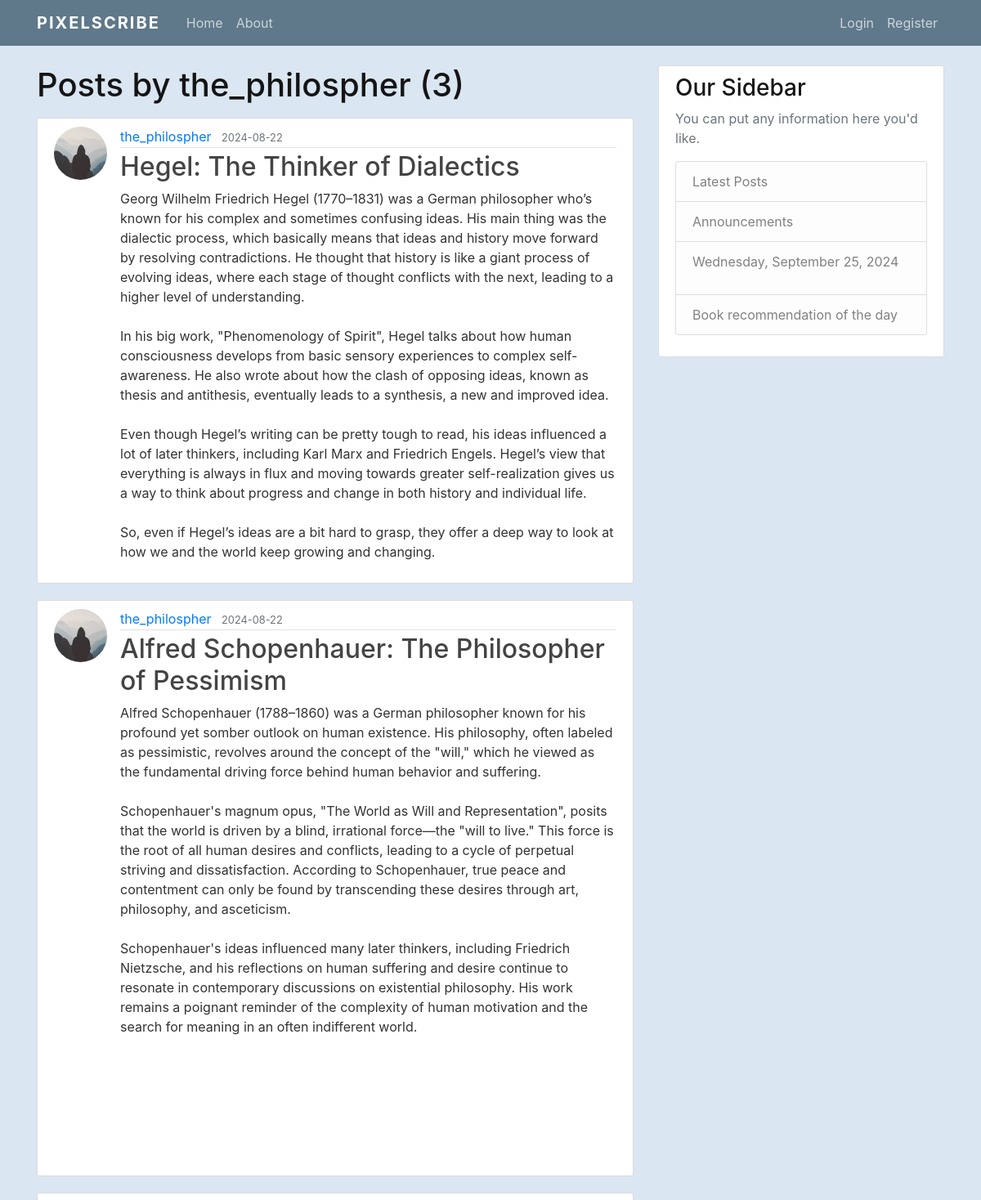
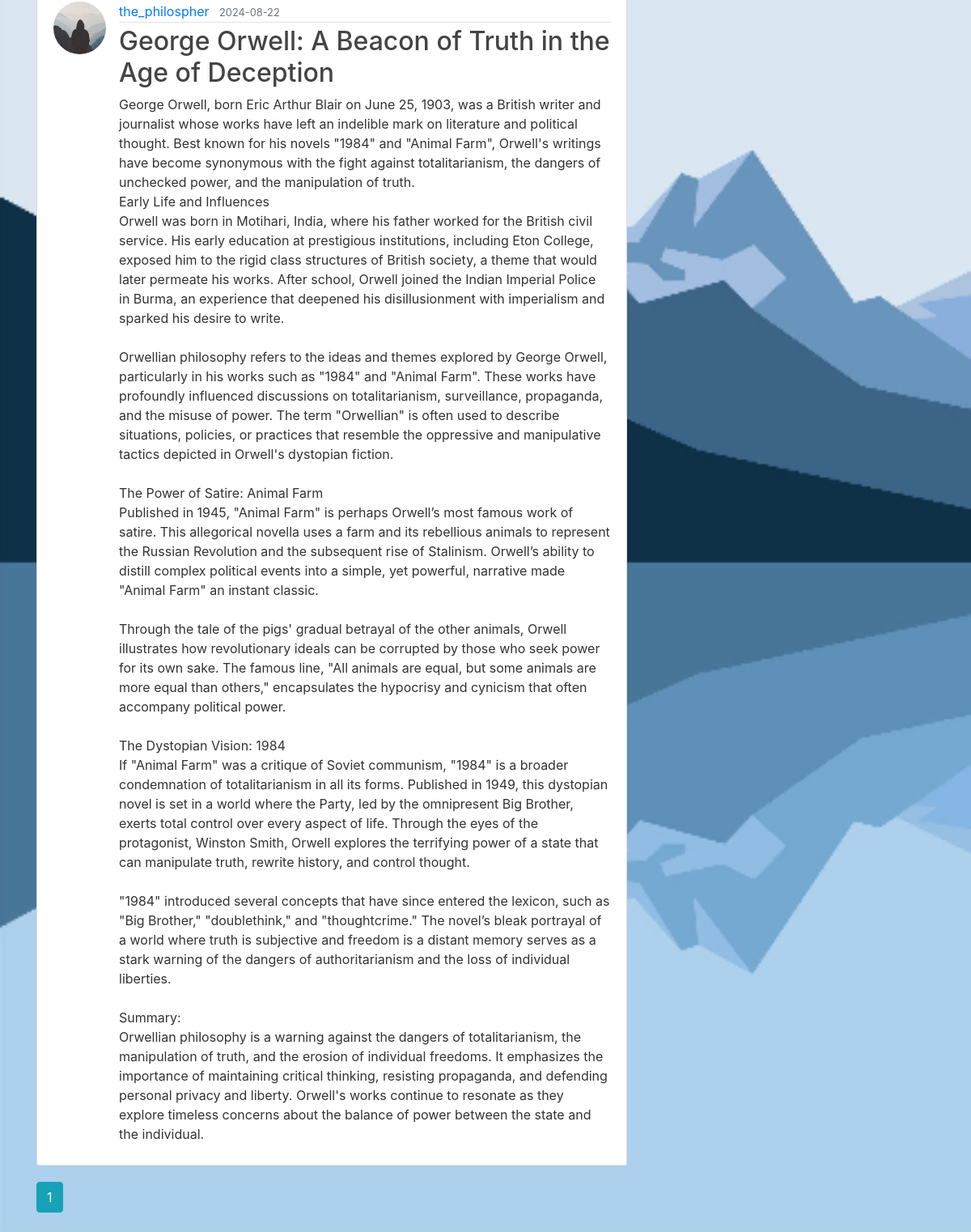
Screenshot of /user/the_philospher with the database file from the repository (2 pictures, top to bottom).
### flaskblog/models.py (models this page shows, shortened)
class User(db.Model, UserMixin):
    id = db.Column(db.Integer, primary_key=True)
    username = db.Column(db.String(20), unique=True, nullable=False)
    email = db.Column(db.String(120), unique=True, nullable=False)
    image_file = db.Column(db.String(20), nullable=False, default='default.jpg')
    password = db.Column(db.String(60), nullable=False)
    posts = db.relationship('Post', backref='author', lazy=True)

class Post(db.Model):
    id = db.Column(db.Integer, primary_key=True)
    title = db.Column(db.String(100), nullable=False)
    date_posted = db.Column(db.DateTime, nullable=False, default=datetime.utcnow)
    content = db.Column(db.Text, nullable=False)
    user_id = db.Column(db.Integer, db.ForeignKey('user.id'), nullable=False)

### flaskblog/users/routes.py (the view)
@users.route("/user/<string:username>")
def user_posts(username):
    page = request.args.get('page', 1, type=int)
    user = User.query.filter_by(username=username).first_or_404()
    posts = Post.query.filter_by(author=user)\
        .order_by(Post.date_posted.desc())\
        .paginate(page=page, per_page=5)
    return render_template('user_posts.html', posts=posts, user=user)

### flaskblog/templates/user_posts.html
{% extends "layout.html" %}
{% block content %}
    <h1 class="mb-3">Posts by {{ user.username }} ({{ posts.total }})</h1>
    {% for post in posts.items %}
        <article class="media content-section">
          <img class="rounded-circle article-img" src="{{ url_for('static', filename='profile_pics/' + post.author.image_file) }}">
          <div class="media-body">
            <div class="article-metadata">
              <a class="mr-2" href="{{ url_for('users.user_posts', username=post.author.username) }}">{{ post.author.username }}</a>
              <small class="text-muted">{{ post.date_posted.strftime('%Y-%m-%d') }}</small>
            </div>
            <h2><a class="article-title" href="{{ url_for('posts.post', post_id=post.id) }}">{{ post.title }}</a></h2>
            <p class="article-content">{{ post.content }}</p>
          </div>
        </article>
    {% endfor %}
    {% for page_num in posts.iter_pages(left_edge=1, right_edge=1, left_current=1, right_current=2) %}
      {% if page_num %}
        {% if posts.page == page_num %}
          <a class="btn btn-info mb-4" href="{{ url_for('users.user_posts', username=user.username, page=page_num) }}">{{ page_num }}</a>
        {% else %}
          <a class="btn btn-outline-info mb-4" href="{{ url_for('users.user_posts', username=user.username, page=page_num) }}">{{ page_num }}</a>
        {% endif %}
      {% else %}
        ...
      {% endif %}
    {% endfor %}
{% endblock content %}

### flaskblog/static/main.css (style rules this page uses)
body { background: #fafafa; color: #333333; margin-top: 5rem; background-size: cover; background-repeat: no-repeat; background-image: url(../static/download.jpg) ; }
h1, h2, h3, h4, h5, h6 { color: #151515; }
.content-section { background: #ffffff; padding: 10px 20px; border: 1px solid #dddddd; border-radius: 3px; margin-bottom: 20px; }
.article-title { color: #444444; }
.article-content { white-space: pre-line; }
.article-img { height: 65px; width: 65px; margin-right: 16px; }
.article-metadata { padding-bottom: 1px; margin-bottom: 4px; border-bottom: 1px solid #e3e3e3 }

### rows the page displays
User: username "the_philospher"
Post: image_file (placeholder picture), author.username "the_philospher", date_posted "2024-08-22", title "Hegel: The Thinker of Dialectics", content "Georg Wilhelm Friedrich Hegel (1770–1831) was a German philosopher who’s known for his complex and sometimes confusing ideas. His main thing was the dialectic process, which basically means that ideas and history move forward by resolving contradictions. He thought that history is like a giant process of evolving ideas, where each stage of thought conflicts with the next, leading to a higher level of understanding. In his big work, \"Phenomenology of Spirit\", Hegel talks about how human consciousness develops from basic sensory experiences to complex self-awareness. He also wrote about how the clash of opposing ideas, known as thesis and antithesis, eventually leads to a synthesis, a new and…"
Post: image_file (placeholder picture), author.username "the_philospher", date_posted "2024-08-22", title "Alfred Schopenhauer: The Philosopher of Pessimism", content "Alfred Schopenhauer (1788–1860) was a German philosopher known for his profound yet somber outlook on human existence. His philosophy, often labeled as pessimistic, revolves around the concept of the \"will,\" which he viewed as the fundamental driving force behind human behavior and suffering. Schopenhauer's magnum opus, \"The World as Will and Representation\", posits that the world is driven by a blind, irrational force—the \"will to live.\" This force is the root of all human desires and conflicts, leading to a cycle of perpetual striving and dissatisfaction. According to Schopenhauer, true peace and contentment can only be found by transcending these desires through art, philosophy, and…"
Post: image_file (placeholder picture), author.username "the_philospher", date_posted "2024-08-22", title "George Orwell: A Beacon of Truth in the Age of Deception", content "George Orwell, born Eric Arthur Blair on June 25, 1903, was a British writer and journalist whose works have left an indelible mark on literature and political thought. Best known for his novels \"1984\" and \"Animal Farm\", Orwell's writings have become synonymous with the fight against totalitarianism, the dangers of unchecked power, and the manipulation of truth. Early Life and Influences Orwell was born in Motihari, India, where his father worked for the British civil service. His early education at prestigious institutions, including Eton College, exposed him to the rigid class structures of British society, a theme that would later permeate his works. After school, Orwell joined the…"

### other values shown
{{ posts.total }} "3"
{{ page_num }} "1"
